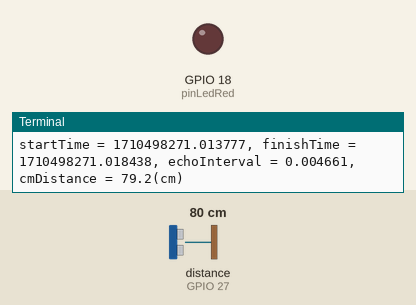
This program was run on a simulated Raspberry Pi (BCM pin numbers). Shown: output pins drawn as LEDs (lit = HIGH), the last lines printed to the terminal. The test bench sets the inputs (shaded band); at power-on: distance to the obstacle (sensor on GPIO 27) 80 cm. The echo pulse lasts 58.3 µs per cm; the interpreter's speed is modelled, so counts of loop turns are approximate; the clock reads 2024-03-15 10:24:30 at power-on unless the program sets it; pins used as bus, display or sensor lines are not drawn.

Above: at 1.2 s.
1.3 s: distance to the obstacle (sensor on GPIO 27) set to 23 cm
2.8 s: distance to the obstacle (sensor on GPIO 27) set to 18 cm
At 4.2 s:
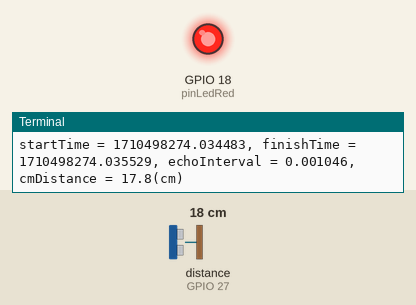
4.5 s: distance to the obstacle (sensor on GPIO 27) set to 35 cm
At 5.7 s:
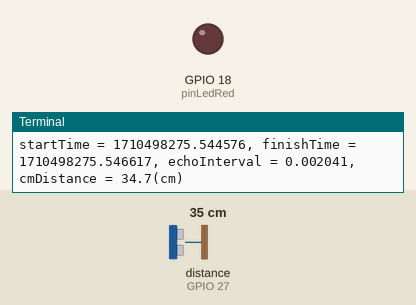
6.0 s: distance to the obstacle (sensor on GPIO 27) set to 2 cm
At 7.4 s:
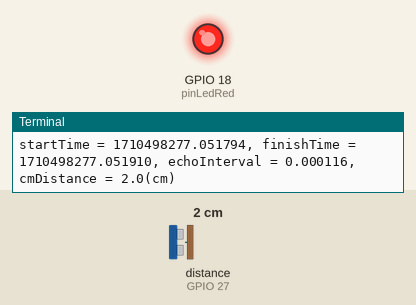
Timing chart, 0 to 8.5 s (numbered marks = the images above; inputs shaded):
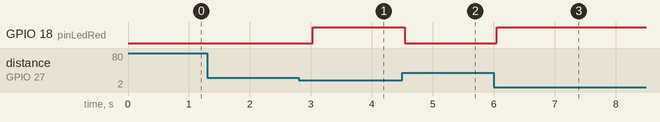

The program:

supersonic-distance.py
```python
#!/usr/bin/env python3

import RPi.GPIO as GPIO
import time


pinTrig = 17 # GPIO17
pinEcho = 27 # GPIO27

pinLedRed = 18 # GPIO18

# Use GPIO numbers not pin numbers [ BCM : Broadcom SOC ( System on Chip ) Channel ]
GPIO.setmode(GPIO.BCM)
GPIO.setup(pinTrig, GPIO.OUT)  # 对应触发超声波发射的引脚, 高电平时发射 8个 40K Hz的超声波; pinEcho 输出高电平 ( GPIO.HIGH )
GPIO.setup(pinEcho, GPIO.IN)  # 对应超声波接收检测的引脚, 当接收到返回的超声波时输出低电平 ( GPIO.LOW )

GPIO.setup(pinLedRed, GPIO.OUT)


# Trig 负责发射超声波
def sendTriggerPulse():
  # 发射超声波
  GPIO.output(pinTrig, GPIO.HIGH)
  # 给 pinTrig 输入一个长为 15us 的高电平方波来触发超声波发射
  time.sleep(0.000015)
  # 停止发射超声波
  GPIO.output(pinTrig, GPIO.LOW)

# Echo 负责接收超声波
def waitForEcho(value, timeoutCnt):
  # 持续获取 Echo 的状态
  while GPIO.input(pinEcho) != value and timeoutCnt > 0:
    timeoutCnt -= 1
    # if value == GPIO.HIGH:
    #   print('timeoutCnt = %d' % timeoutCnt)
    pass


# calc distance
def calcDistance():
  echoTimeoutCnt = 10000
  # 发射超声波, pinEcho 输出高电平
  sendTriggerPulse()
  waitForEcho(GPIO.HIGH, echoTimeoutCnt)
  startTime = time.time()  # pinEcho 输出高电平 (即: pinTrig 发出超声波的那一刻) 时开时计时
  # 接收到返回的超声波, pinEcho 输出低电平
  waitForEcho(GPIO.LOW, echoTimeoutCnt)
  finishTime = time.time()  # pinEcho 输出低电平 (即: pinEcho 接收超声波的那一刻) 时停止计时
  echoInterval = finishTime - startTime
  cmDistance = echoInterval * 340 * 100 / 2  # unit: cm; 声速: 340m/s
  print('startTime = %f, finishTime = %f, echoInterval = %f, cmDistance = %.1f(cm)' % (startTime, finishTime, echoInterval, cmDistance))
  return cmDistance


def cleanup():
  GPIO.cleanup()
  print('\n', time.asctime( time.localtime(time.time()) ), '\nBye ~')


def run():
  try:
    while True:
      distance = calcDistance()
      if distance <= 20:  # unit: cm
        GPIO.output(pinLedRed, GPIO.HIGH)  # 亮
      else:
        GPIO.output(pinLedRed, GPIO.LOW)  # 灭
      time.sleep(0.5)
  except KeyboardInterrupt:
      pass


if __name__ == "__main__":
  try:
    run()
  finally:
    cleanup()
```

Measured:
- the behaviour switches between 21 and 20 cm on distance to the obstacle (sensor on GPIO 27) (found by bisection; images 0 and 1)
- after the input at 2.8 s, GPIO 18 (pinLedRed): LOW → HIGH after 0.23 s
- after the input at 4.5 s, GPIO 18 (pinLedRed): HIGH → LOW at once
- after the input at 6.0 s, GPIO 18 (pinLedRed): LOW → HIGH after 0.05 s
